Frame 1 (no input): blank canvas, image omitted
Frame 60 (the mouse pressed at the canvas centre just before this capture): blank canvas, image omitted
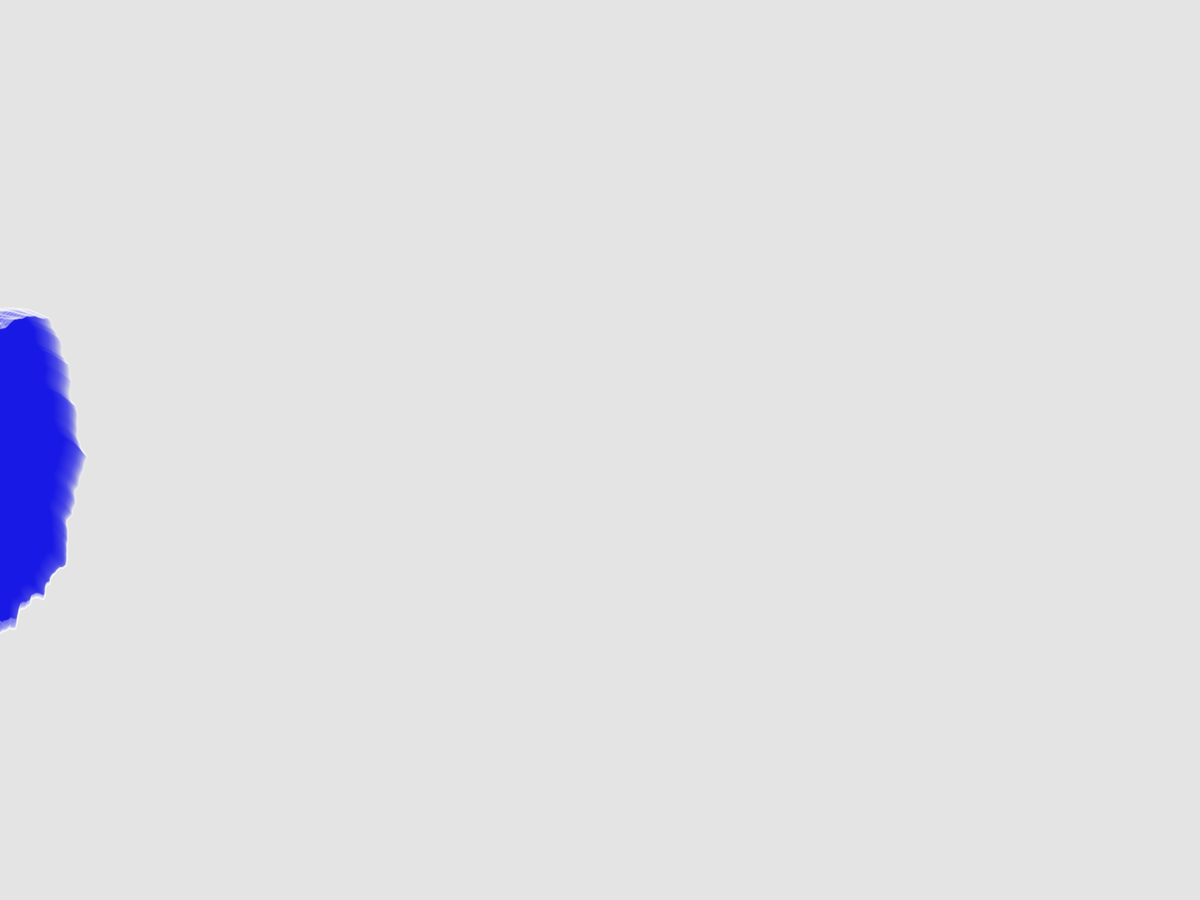
Frame 120 (the mouse held since frame 60 and released just before this capture)

The Processing sketch whose frames 1 and 60 were blank and that drew this single picture after the mouse press (run headless with seeded random() and noise(); from frame 60 on, the mouse is pressed at the canvas centre):

// Processing sketch: build
// ── build.pde
// Processes - Day 165
// Prayash Thapa - June 13, 2016

// To create the morphing shape, a randomly generated closed curve is created using a
// fractal subdivision process. This curve slowly morphs into another randomly generated
// closed curve, by linearly interpolating between the radius values for the initial curve
// and the destination curve. Once the curve completely  morphs into the destination
// curve, we reset the destination curve and the shape then begins to morph from its
// current configuration into the next destination curve. As the shape morphs, we gradually
// move its center across the canvas, creating the traced-out structures.

int iterations = 8;
int drawsPerFrame = 8;
int numCircles = 1;
int maxMaxRad = 300;
int minMaxRad = 200;
float minRadFactor = 0.1;

ArrayList<Circle> circles = new ArrayList();

// ************************************************************************************

void setup() {
  background(#E4E4E4);
  fullScreen();

  // * Generate
  for (int i = 0; i < numCircles; i++) {
    float maxR = minMaxRad + random(1) * (maxMaxRad - minMaxRad);
    float minR = minRadFactor * maxR;
    color hue = color(255, 255, 255, 25);
    color fillColor = color(0, 0, 185, 5);
    circles.add(new Circle(-maxR, height/2, maxR, minR, hue, fillColor, 0, 1.0 / 300.0, random(1) * TWO_PI));
  }
}

// ************************************************************************************

void draw() {
  float x, y;
  float rad, theta;
  float cosParam;
  float xSqueeze = 0.75;

  for (int j = 0; j < drawsPerFrame; j++) {
    for (int i = 0; i < numCircles; i++) {
      Circle c = circles.get(i);
      c.param += c.changeSpeed;

      if (c.param >= 1) {
        c.param = 0;
        c.pointList1 = c.pointList2;
        c.pointList2 = setLinePoints(iterations);
      }

      cosParam = 0.5 - 0.5 * cos(PI * c.param);

      stroke(c.hue); strokeWeight(c.lineWidth);
      fill(c.fillColor);

      Point point1 = c.pointList1.first;
      Point point2 = c.pointList2.first;

      // Slow rotation
      c.phase += 0.001;
      theta = c.phase;
      rad = c.minRad + (point1.y + cosParam * (point2.y - point1.y)) * (c.maxRad - c.minRad);

      // Movement across canvas
      c.centerX += 0.25;

      pushMatrix();
      translate(c.centerX, c.centerY);
      scale(xSqueeze, 1);

      beginShape();
      x = xSqueeze * rad * cos(theta);
      y = rad * sin(theta);
      vertex(x, y);

      // Stepping through a linked list of points defined by a fractal subdivision process
      while (point1.next != null) {
        point1 = point1.next;
        point2 = point2.next;
        theta = TWO_PI * (point1.x + cosParam * (point2.x - point1.x)) + c.phase;
        rad = c.minRad + (point1.y + cosParam * (point2.y - point1.y)) * (c.maxRad - c.minRad);
        x = xSqueeze * rad * cos(theta);
        y = rad * sin(theta);
        vertex(x, y);
      }
      endShape();
      popMatrix();

    }
  }
}

// ************************************************************************************

class Circle {

  float centerX, centerY;
  float maxRad, minRad;
  color hue, fillColor;
  float param, changeSpeed, phase;
  int lineWidth = 2;

  PointList pointList1 = setLinePoints(iterations);
  PointList pointList2 = setLinePoints(iterations);

  Circle(float cX, float cY, float maxR, float minR, color _hue, color _fillColor, float _param, float _changeSpeed, float _phase) {
    centerX = cX; centerY = cY;
    maxRad = maxR; minRad = minR;
    hue = _hue; fillColor = _fillColor;
    param = _param; changeSpeed = _changeSpeed;
    phase = _phase;
  }
}

PointList setLinePoints(int iterations) {
  PointList pointList = new PointList();
  Point point, nextPoint;

  float minY = 1, maxY = 1;
  float dX, newX, newY;
  float minRatio = 0.5;

  pointList.first.next = pointList.last;
  for (int i = 0; i < iterations; i++) {
    point = pointList.first;

    while (point.next != null) {
      nextPoint = point.next;

      dX = nextPoint.x - point.x;

      newX = 0.5 * (point.x + nextPoint.x);
      newY = 0.5 * (point.y + nextPoint.y);
      newY += dX * (random(1) * 2 - 1);

      Point newPoint = new Point(newX, newY);

      if (newY < minY) {
        minY = newY;
      } else if (newY > maxY) {
        maxY = newY;
      }

      newPoint.next = nextPoint;
      point.next = newPoint;

      point = nextPoint;
    }
  }

  if (maxY != minY) {
    float normalizeRate = 1 / (maxY - minY);
    point = pointList.first;

    while (point != null) {
      point.y = normalizeRate * (point.y - minY);
      point = point.next;
    }
  } else {
    point = pointList.first;
    while (point != null) {
      point.y = 1;
      point = point.next;
    }
  }

  return pointList;
}

// ************************************************************************************

// Linked List of Points
class PointList {

  Point point, nextPoint;
  Point first = new Point(0, 1);
  Point last = new Point(1, 1);

  PointList() {}
}

class Point {

  float x, y;
  Point next;

  Point(float _x, float _y) {
    x = _x; y = _y;
  }
}

void keyPressed() {
  if (key == ' ') background(#E4E4E4);
}
